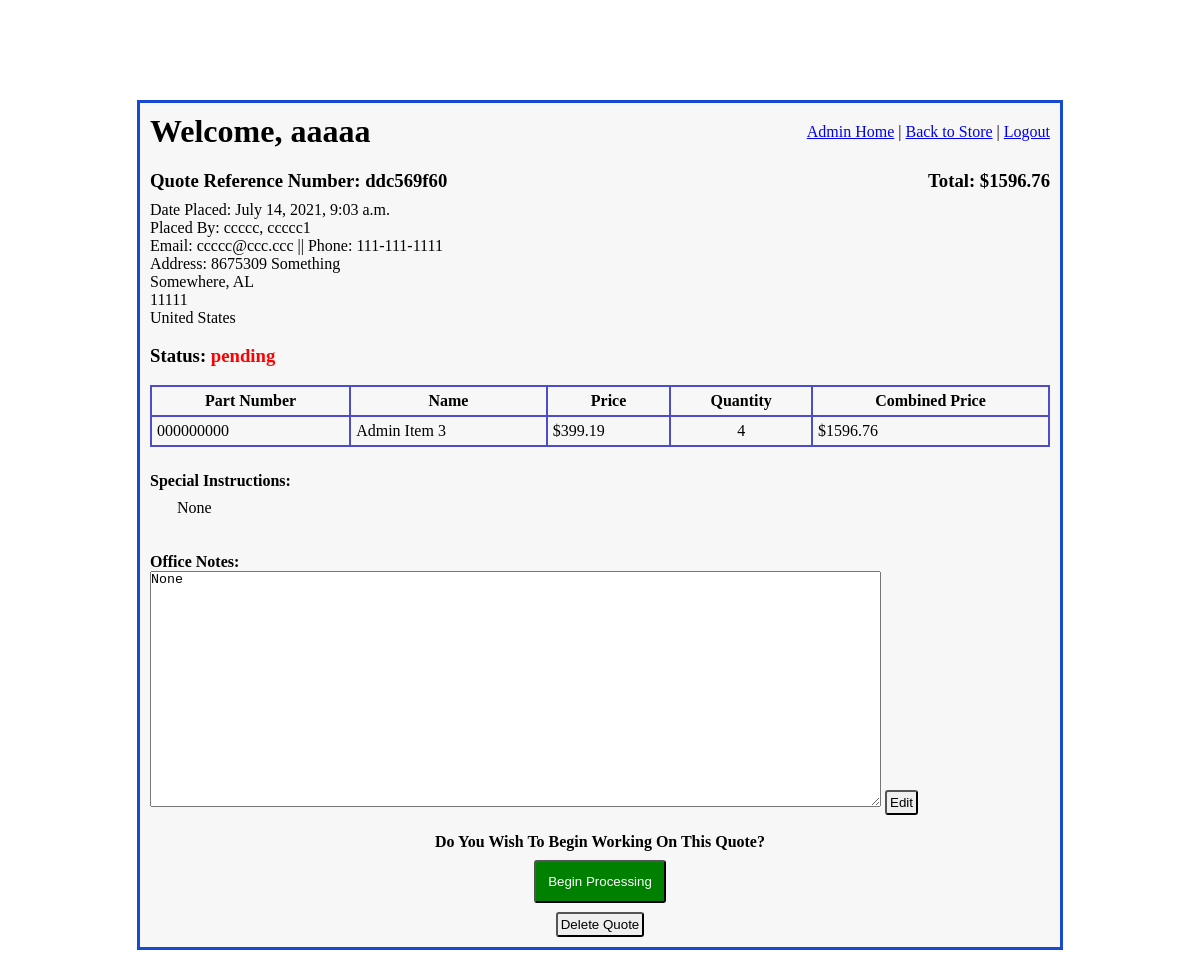
The app's page /admin_access/view_quote/51 (signed in) with its own data.
### imgfield_app/models.py (models this page shows)
class User(models.Model):
    first_name = models.CharField(max_length=45)
    last_name = models.CharField(max_length=60)
    email = models.CharField(max_length=60)
    password = models.CharField(max_length=60)
    security_level = models.IntegerField()
    created_at = models.DateTimeField(auto_now_add=True)
    updated_at = models.DateTimeField(auto_now=True)
    objects = UserManager()

class Quote(models.Model):
    quoted_by = models.ForeignKey(
        User,
        related_name="user_quotes",
        on_delete=models.CASCADE
    )
    contact_info =  models.ForeignKey(
        ContactInfo,
        related_name="quotes",
        on_delete = models.CASCADE,
        null=True, blank=True,
    )
    ref_number = models.CharField(max_length=10)
    total_price = models.DecimalField(decimal_places=2, max_digits=10, null=True, blank=True)
    status = models.CharField(max_length=27)
    special_instructions = models.TextField(null=True, blank=True)
    office_notes = models.TextField(null=True, blank=True)
    placed_at = models.DateTimeField(auto_now_add=True)
    created_at = models.DateTimeField(auto_now_add=True)
    updated_at = models.DateTimeField(auto_now=True)

class ContactInfo(models.Model):
    user = models.ManyToManyField(
        User,
        related_name="user_contact_infos"
    )
    address_1 = models.CharField(max_length=54)
    address_2 = models.CharField(max_length=54, null=True, blank=True)
    city = models.CharField(max_length=54)
    zip_code = models.IntegerField()
    state = models.CharField(max_length=54)
    country = models.CharField(max_length=54)
    phone = models.CharField(max_length=15)
    created_at = models.DateTimeField(auto_now_add=True)
    updated_at = models.DateTimeField(auto_now=True)
    objects = ContactInfoManager()

class QuoteAdminItem(models.Model):
    adminitem_on_quote = models.ForeignKey(
        AdminItem,
        related_name="quote_of_adminitem",
        on_delete=models.CASCADE
    )
    quote = models.ForeignKey(
        Quote,
        related_name="quote_adminitem",
        on_delete=models.CASCADE
    )
    quantity = models.IntegerField()
    combined_price = models.DecimalField(decimal_places=2, max_digits=10, null=True, blank=True)
    is_discount = models.BooleanField(default=False)
    created_at = models.DateTimeField(auto_now_add=True)
    updated_at = models.DateTimeField(auto_now=True)

class AdminItem(models.Model):
    name = models.CharField(max_length=108)
    part_number = models.CharField(max_length=27, null=True, blank= True)
    manufacturer = models.CharField(max_length=45, null=True, blank= True)
    price = models.DecimalField(decimal_places=2, max_digits=10, null=True, blank=True)
    is_discount = models.BooleanField(default=False)
    notes = models.TextField(null=True, blank= True)
    created_at = models.DateTimeField(auto_now_add=True)
    updated_at = models.DateTimeField(auto_now=True)
    objects = AdminItemManager()

### admin_app/views.py (the view)
# urls.py: path('view_quote/<int:quote_id>', views.view_quote),
def view_quote(request, quote_id):
    if 'user_id' in request.session:
        logged_user = User.objects.get(id=request.session['user_id'])
        if logged_user.security_level > 4:
            quote = Quote.objects.get(id=quote_id)
            all_quoteproducts = QuoteProduct.objects.filter(quote=quote)
            all_quoteitems = QuoteItem.objects.filter(quote=quote)
            all_quote_adminitems = QuoteAdminItem.objects.filter(quote=quote)
            context = {
                'logged_user': logged_user,
                'quote': quote,
                'products': all_quoteproducts,
                'items': all_quoteitems,
                'adminitems': all_quote_adminitems,
            }
            return render(request, "admin_view_quote.html", context)
    return redirect("/")

### admin_app/templates/admin_view_quote.html (shortened to what this page needs)
<!DOCTYPE html>
<html lang="en">
<head>
    {% load static %}
    <link rel="stylesheet" href="{% static 'css/admin_main.css' %}">
    <link rel="stylesheet" href="{% static 'css/admin_view_quote.css' %}">
</head>
<body>
    <div id="wrapper">
        <div id="header">
            <h1>Welcome, {{ logged_user.first_name }}</h1>
            <div id="links">
                <a href="/admin_access">Admin Home</a> |
                <a href="/">Back to Store</a> |
                <a href="/signon/logout">Logout</a>
            </div>
        </div>
        <div id="content">
            <div id="quote_head">
                <h3>Quote Reference Number: {{ quote.ref_number }} </h3>
                <h3 id="total">Total: ${{ quote.total_price }}</h3>
            </div>
            <div id="order_info">
                <p>Date Placed: {{quote.placed_at }}</p>
                <p>Placed By: {{ quote.quoted_by.last_name }}, {{ quote.quoted_by.first_name }}</p>
                <p>Email: {{ quote.quoted_by.email }} || Phone: {{ quote.contact_info.phone }}</p>
                <p>Address: {{ quote.contact_info.address_1 }}</p>
                <p id="line3">{{ quote.contact_info.city }}, {{ quote.contact_info.state }}</p>
                <p id="line4">{{ quote.contact_info.zip_code }}</p>
                <p id="line5">{{ quote.contact_info.country }}</p>
                <h3> Status:
                {% if quote.status == "pending" %}
                    <span class="red">{{ quote.status }}</span>
                {% elif quote.status == "in process" %}
                    <span class="green">{{ quote.status }}</span>
                {% else %}
                <span>{{ quote.status }}</span>
                {% endif %}
                </h3>
            </div>
            <table>
                <tr>
                    <th>Part Number</th>
                    <th>Name</th>
                    <th>Price</th>
                    <th>Quantity</th>
                    <th>Combined Price</th>
                </tr>
                {% for adminitem in adminitems %}
                <tr>
                    <td>{{ adminitem.adminitem_on_quote.part_number }}</td>
                    <td>{{ adminitem.adminitem_on_quote.name }}</td>
                    {% if adminitem.is_discount %}
                        <td>-${{ adminitem.adminitem_on_quote.price }}</td>
                    {% else %}
                        <td>${{ adminitem.adminitem_on_quote.price }}</td>
                    {% endif %}
                    <td>
                        <div class="prod_quant">
                            <p>{{ adminitem.quantity }}</p>
                        </div>
                    </td>
                    {% if adminitem.is_discount%}
                        <td>-${{ adminitem.combined_price }}</td>
                    {%else%}
                        <td>${{ adminitem.combined_price }}</td>
                    {% endif %}
                </tr>
                {% endfor %}
            </table>
            <div id="special_instructions">
                <h4>Special Instructions: </h4>
                <p>{{ quote.special_instructions }}</p>
            </div>
            <div id="office_notes">
                <h4>Office Notes: </h4>
                <form action="/admin_access/edit_off_notes" method="POST">
                    <textarea name="office_notes">{{ quote.office_notes }}</textarea>
                    <button type="submit">Edit</button>
                </form>
            </div>
            <div id="process_quote">
                {% if quote.status == "pending" %}
                <h4>Do You Wish To Begin Working On This Quote?</h4>
                <form action="/admin_access/begin_processing_quote" method="POST">
                    <button id="begin_proc_btn" type="submit">Begin Processing</button>
                </form>
                {% else %}
                <h2>Quote Status: {{ quote.status }}</h2>
                {% endif %}
            </div>
            <div id="dlt_quote_btn">
                {% if quote.status == "pending" or quote.status == "in process" %}
                <button type="submit"><a href="/admin_access/confirm_delete_quote/{{ quote.id }}">Delete
                        Quote</a></button>
                {% endif %}
            </div>
        </div>
    </div>
</body>
</html>

### admin_app/static/css/admin_main.css (style rules this page uses)
* { margin: 0; padding: 0; }
#wrapper { width: 900px; margin: 100px auto; border: 3px solid rgb(23, 73, 211); padding: 10px; background-color: #F7F7F7; }
#header { display: flex; margin-bottom: 20px; }
#header h1 { flex: 7; }
#links { padding-top: 10px; }
button { padding: 3px; border-radius: 3px; }
.red { color: red; }

### admin_app/static/css/admin_view_quote.css (style rules this page uses)
#quote_head { display: flex; margin-bottom: 9px; }
#quote_head h3 { flex: 1; }
#total { text-align: right; }
#order_info { margin-bottom: 18px; }
#order_info h3 { margin-top: 18px; }
.red { color: red; }
table { width: 100%; border-collapse: collapse; margin-bottom: 25px; }
table, th, td { border: 2px solid rgb(77, 77, 201) }
th, td { padding: 5px; }
th { text-align: center; }
.prod_quant { display: flex; }
.prod_quant p { margin: auto; }
#special_instructions, #add_adminitem { margin-bottom: 36px; }
#special_instructions p { margin: 9px 0px 0px 27px; }
#office_notes { margin-bottom: 18px; }
#office_notes textarea { width: 81%; height: 234px; }
#process_quote { text-align: center; }
#begin_proc_btn { margin: 9px 0px; background-color: green; color: white; padding: 12px; }
#dlt_quote_btn { text-align: center; }
#dlt_quote_btn a { text-decoration: none; color: black; }

### records on screen
User: first_name "aaaaa"
Quote: ref_number "ddc569f60", total_price "1596.76", placed_at "July 14, 2021, 9:03 a.m.", quoted_by.last_name "ccccc", quoted_by.first_name "ccccc1", quoted_by.email "ccccc@ccc.ccc", contact_info.phone "111-111-1111", contact_info.address_1 "8675309 Something", contact_info.city "Somewhere", contact_info.state "AL", contact_info.zip_code "11111", contact_info.country "United States", status "pending", special_instructions "None", office_notes "None"
QuoteAdminItem: adminitem_on_quote.part_number "000000000", adminitem_on_quote.name "Admin Item 3", adminitem_on_quote.price "399.19", quantity "4", combined_price "1596.76"
